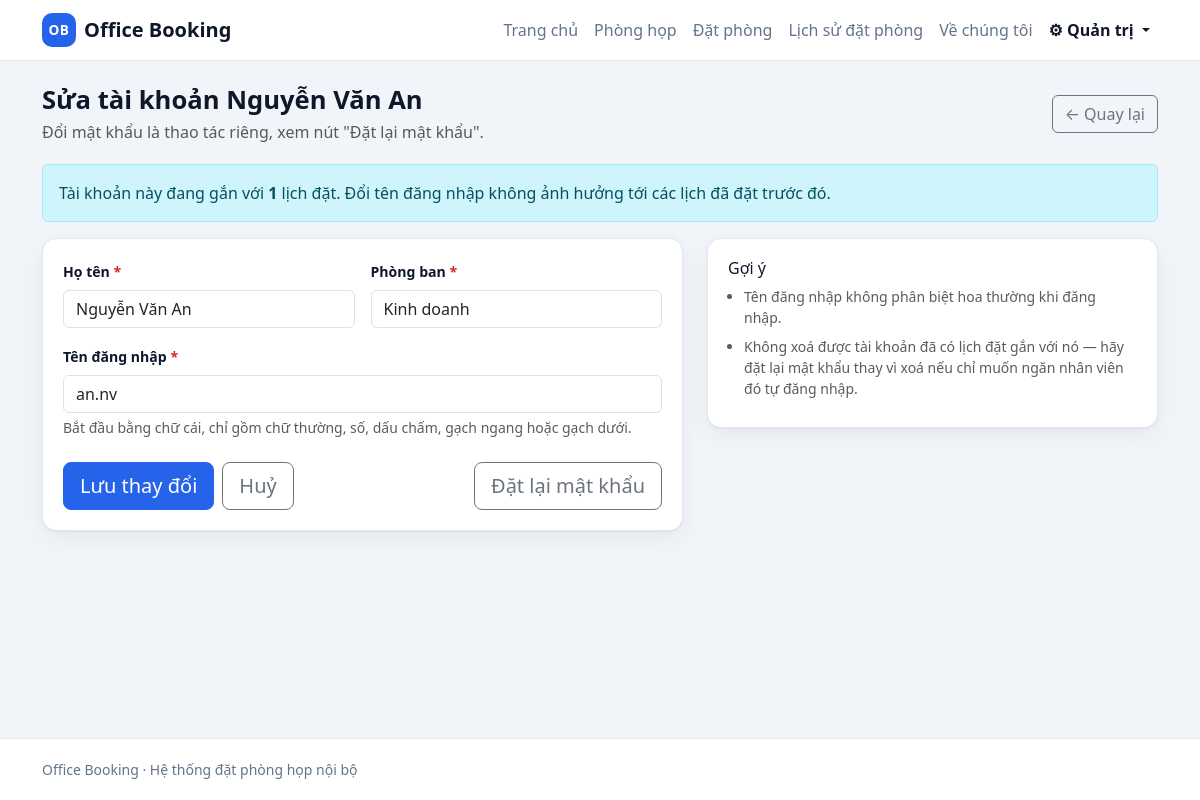
Screenshot of /admin/users/U001/edit (signed in) with the database file from the repository.
### tables this page shows
CREATE TABLE users (
    id            TEXT PRIMARY KEY,
    username      TEXT NOT NULL UNIQUE,
    full_name     TEXT NOT NULL,
    department    TEXT NOT NULL,
    password_hash TEXT NOT NULL,
    created_at    TEXT NOT NULL
);

### app.py (the view)
@app.route("/admin/users/<user_id>/edit", methods=["GET", "POST"])
@admin_required
def admin_user_edit(user_id):
    user = services.get_user(user_id)
    if user is None:
        abort(404)
    form = _user_form_from(user)
    errors = {}
    if request.method == "POST":
        form = {key: request.form.get(key, "") for key in form}
        updated, errors = services.update_user(user_id, form)
        if not errors:
            flash(f"Đã cập nhật tài khoản {updated['full_name']}.", "success")
            return redirect(url_for("admin_users"))
    return render_template(
        "admin/user_form.html", form=form, errors=errors, mode="edit", user=user,
        booking_count=services.count_user_bookings(user_id),
    )

### app.py (called while the page is built)
@app.context_processor
def inject_globals():
    return {
        "today": date_cls.today().isoformat(),
        "app_name": "Office Booking",
        "is_admin": session.get("is_admin", False),
        "current_user": session.get("user"),
        "csrf_token": _csrf_token,
        "booking_min_time": f"{services.BOOKING_MIN_HOUR:02d}:00",
        "booking_max_time": f"{services.BOOKING_MAX_HOUR:02d}:00",
    }

def _csrf_token():
    if "csrf_token" not in session:
        session["csrf_token"] = secrets.token_urlsafe(32)
    return session["csrf_token"]

def admin_required(view):
    @wraps(view)
    def wrapper(*args, **kwargs):
        if not session.get("is_admin"):
            flash("Vui lòng đăng nhập để vào trang quản trị.", "error")
            return redirect(url_for("admin_login", next=request.path))
        if request.method == "POST":
            _check_csrf()
        return view(*args, **kwargs)
    return wrapper

def _user_form_from(user):
    if user is None:
        return {"full_name": "", "department": "", "username": ""}
    return {"full_name": user["full_name"], "department": user["department"],
            "username": user["username"]}

### database.py (called while the page is built)
def get_connection():
    conn = sqlite3.connect(DB_PATH, timeout=10)
    conn.row_factory = sqlite3.Row
    conn.execute("PRAGMA foreign_keys = ON")
    return conn

### services.py (called while the page is built)
def user_to_dict(row):
    return {
        "id": row["id"],
        "username": row["username"],
        "full_name": row["full_name"],
        "department": row["department"],
    }

def get_user(user_id):
    conn = get_connection()
    try:
        row = conn.execute("SELECT * FROM users WHERE id = ?", (user_id,)).fetchone()
        return user_to_dict(row) if row else None
    finally:
        conn.close()

def count_user_bookings(user_id):
    conn = get_connection()
    try:
        return conn.execute(
            "SELECT COUNT(*) FROM bookings WHERE user_id = ?", (user_id,)).fetchone()[0]
    finally:
        conn.close()

### templates/admin/user_form.html (shortened to what this page needs)
{% extends "base.html" %}
{% block content %}
<div class="page-head">
  <div>
    <h1>{{ 'Thêm tài khoản nhân viên' if mode == 'new' else 'Sửa tài khoản ' ~ user.full_name }}</h1>
    <p class="text-muted mb-0">
      {{ 'Tài khoản mới đăng nhập được ngay sau khi tạo.'
         if mode == 'new' else 'Đổi mật khẩu là thao tác riêng, xem nút "Đặt lại mật khẩu".' }}
    </p>
  </div>
  <a class="btn btn-outline-secondary" href="{{ url_for('admin_users') }}">← Quay lại</a>
</div>
{% if mode == 'edit' and booking_count %}
  <div class="alert alert-info">
    Tài khoản này đang gắn với <strong>{{ booking_count }}</strong> lịch đặt.
    Đổi tên đăng nhập không ảnh hưởng tới các lịch đã đặt trước đó.
  </div>
{% endif %}
<div class="row g-4">
  <div class="col-12 col-lg-7">
    <section class="panel">
      <form method="post" novalidate>
        <div class="row g-3">
          <div class="col-12 col-md-6">
            <label class="form-label" for="full_name">Họ tên <span class="req">*</span></label>
            <input type="text" class="form-control {% if errors.full_name %}is-invalid{% endif %}"
                   id="full_name" name="full_name" value="{{ form.full_name }}"
                   maxlength="100" placeholder="vd: Nguyễn Văn An" required>
          </div>
          <div class="col-12 col-md-6">
            <label class="form-label" for="department">Phòng ban <span class="req">*</span></label>
            <input type="text" class="form-control {% if errors.department %}is-invalid{% endif %}"
                   id="department" name="department" value="{{ form.department }}"
                   maxlength="100" list="departmentOptions" placeholder="vd: Kinh doanh" required>
          </div>
          <div class="col-12">
            <label class="form-label" for="username">Tên đăng nhập <span class="req">*</span></label>
            <input type="text" class="form-control {% if errors.username %}is-invalid{% endif %}"
                   id="username" name="username" value="{{ form.username }}"
                   maxlength="30" placeholder="vd: an.nv" required>
            <div class="form-text">
              Bắt đầu bằng chữ cái, chỉ gồm chữ thường, số, dấu chấm, gạch ngang hoặc gạch dưới.
            </div>
          </div>
        </div>
        <div class="d-flex gap-2 mt-4">
          <button type="submit" class="btn btn-primary btn-lg">
            {{ 'Tạo tài khoản' if mode == 'new' else 'Lưu thay đổi' }}
          </button>
          <a class="btn btn-outline-secondary btn-lg" href="{{ url_for('admin_users') }}">Huỷ</a>
          {% if mode == 'edit' %}
            <a class="btn btn-outline-secondary btn-lg ms-auto"
               href="{{ url_for('admin_user_reset_password', user_id=user.id) }}">
              Đặt lại mật khẩu
            </a>
          {% endif %}
        </div>
      </form>
    </section>
  </div>
  <div class="col-12 col-lg-5">
    <section class="panel">
      <h2 class="h6">Gợi ý</h2>
      <ul class="small text-muted mb-0 ps-3">
        <li class="mb-2">Tên đăng nhập không phân biệt hoa thường khi đăng nhập.</li>
        <li class="mb-2">Không xoá được tài khoản đã có lịch đặt gắn với nó — hãy đặt lại mật
          khẩu thay vì xoá nếu chỉ muốn ngăn nhân viên đó tự đăng nhập.</li>
      </ul>
    </section>
  </div>
</div>
{% endblock %}

### static/css/style.css (style rules this page uses)
:root { --ob-primary: #2563eb; --ob-primary-dark: #1d4ed8; --ob-ink: #0f172a; --ob-muted: #64748b; --ob-surface: #ffffff; --ob-bg: #f1f5f9; --ob-border: #e2e8f0; --ob-radius: 14px; --ob-shadow: 0 1px 2px rgba(15, 23, 42, .06), 0 8px 24px rgba(15, 23, 42, .05); }
body { background: var(--ob-bg); color: var(--ob-ink); font-family: system-ui, -apple-system, "Segoe UI", Roboto, "Helvetica Neue", Arial, sans-serif; display: flex; flex-direction: column; min-height: 100vh; }
.btn-primary { --bs-btn-bg: var(--ob-primary); --bs-btn-border-color: var(--ob-primary); --bs-btn-hover-bg: var(--ob-primary-dark); --bs-btn-hover-border-color: var(--ob-primary-dark); }
.page-head { display: flex; flex-wrap: wrap; gap: 1rem; align-items: center; justify-content: space-between; margin-bottom: 1.25rem; }
.page-head h1 { font-size: 1.6rem; font-weight: 700; margin-bottom: .25rem; }
.panel { background: var(--ob-surface); border: 1px solid var(--ob-border); border-radius: var(--ob-radius); box-shadow: var(--ob-shadow); padding: 1.25rem; }
.form-label { font-weight: 600; font-size: .88rem; }
.req { color: #dc2626; }

### rows the page displays
users: full_name "Sửa tài khoản Nguyễn Văn An", full_name "Nguyễn Văn An", department "Kinh doanh", username "an.nv"

### other values shown
{{ app_name }} "Office Booking"
{{ booking_count }} "1"
{{ 'Tạo tài khoản' if mode == 'new' else 'Lưu thay đổi' }} "Lưu thay đổi"
